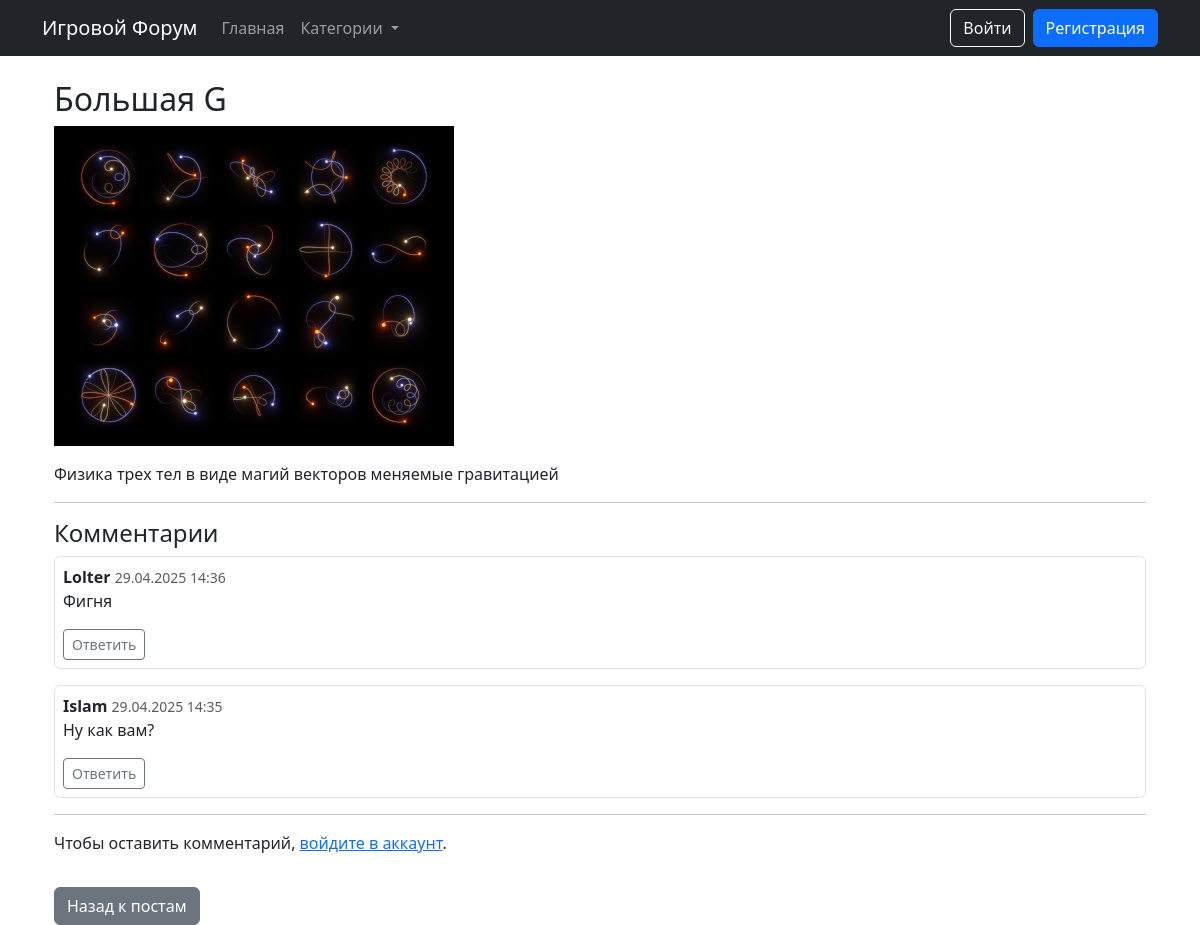
The app's page /posts/4/ with its own data.
### posts/models.py (models this page shows, shortened)
class Post(models.Model):
    CATEGORIES = (
        ('news', 'Новости'),
        ('guides', 'Гайды'),
        ('creations', 'Творчество'),
        ('bugs', 'Отчёты об ошибках'),
        ('ideas', 'Идеи'),
    )
    title = models.CharField(max_length=200)
    slug = models.SlugField(unique=True, blank=True)  # добавлено поле slug
    content = models.TextField()
    author = models.ForeignKey(User, on_delete=models.CASCADE)
    category = models.CharField(max_length=20, choices=CATEGORIES)
    tags = models.ManyToManyField(Tag, blank=True)
    created_at = models.DateTimeField(auto_now_add=True)
    updated_at = models.DateTimeField(auto_now=True)
    image = models.ImageField(upload_to='posts/', null=True, blank=True)
    views = models.PositiveIntegerField(default=0)
    is_published = models.BooleanField(default=True)
    def save(self, *args, **kwargs):
        if not self.slug:
            self.slug = slugify(self.title)  # генерируем slug из title
        super().save(*args, **kwargs)

### comments/models.py (models this page shows, shortened)
class Comment(models.Model):
    post = models.ForeignKey(Post, on_delete=models.CASCADE, related_name='comments')
    author = models.ForeignKey(User, on_delete=models.CASCADE)
    content = models.TextField()
    created_at = models.DateTimeField(auto_now_add=True)
    updated_at = models.DateTimeField(auto_now=True)
    parent = models.ForeignKey('self', null=True, blank=True, on_delete=models.CASCADE)

### accounts/models.py (models this page shows)
class User(AbstractUser):
    ROLES = (
        ('player', 'Игрок'),
        ('author', 'Автор контента'),
        ('developer', 'Разработчик'),
        ('moderator', 'Модератор'),
        ('admin', 'Администратор'),
    )
    role = models.CharField(max_length=20, choices=ROLES, default='player')
    avatar = models.ImageField(upload_to='avatars/', null=True, blank=True)
    bio = models.TextField(blank=True)
    groups = models.ManyToManyField(
        'auth.Group',
        verbose_name='groups',
        blank=True,
        help_text='The groups this user belongs to. A user will get all permissions granted to each of their groups.',
        related_name="custom_user_set",
        related_query_name="user",
    )
    user_permissions = models.ManyToManyField(
        'auth.Permission',
        verbose_name='user permissions',
        blank=True,
        help_text='Specific permissions for this user.',
        related_name="custom_user_set",
        related_query_name="user",
    )

### posts/views.py (the view)
# urls.py: path('<int:pk>/', views.post_detail, name='post_detail'),
def post_detail(request, pk):
    post = get_object_or_404(Post, pk=pk)
    post.views += 1
    post.save()
    comments = Comment.objects.filter(post=post, parent=None).order_by('-created_at')
    if request.method == 'POST':
        form = CommentForm(request.POST)
        if form.is_valid():
            comment = form.save(commit=False)
            comment.post = post
            comment.author = request.user
            comment.save()
            return redirect('post_detail', pk=post.pk)
    else:
        form = CommentForm()
    context = {
        'post': post,
        'comments': comments,
        'form': form
    }
    return render(request, 'posts/detail.html', context)

### templates/posts/detail.html (shortened to what this page needs)
{% extends 'base.html' %}
{% block content %}
<div class="container mt-4">
    <h2>{{ post.title }}</h2>
    {% if post.image %}
        <img src="{{ post.image.url }}" class="img-fluid mb-3" alt="{{ post.title }}">
    {% endif %}
    <p>{{ post.content }}</p>
    <hr>
    <h4>Комментарии</h4>
    {% for comment in comments %}
        <div class="mb-3 border rounded p-2">
            <strong>{{ comment.author }}</strong>
            <small class="text-muted">{{ comment.created_at|date:"d.m.Y H:i" }}</small>
            <p>{{ comment.content }}</p>
            <a href="{% url 'comments:reply_comment' comment.id %}" class="btn btn-sm btn-outline-secondary">Ответить</a>
        </div>
    {% empty %}
        <p>Комментариев пока нет.</p>
    {% endfor %}
    <hr>
    {% if user.is_authenticated %}
        <h5>Добавить комментарий</h5>
        <form method="post">
            {% csrf_token %}
            {{ form.as_p }}
            <button type="submit" class="btn btn-primary">Отправить</button>
        </form>
    {% else %}
        <p>Чтобы оставить комментарий, <a href="{% url 'login' %}">войдите в аккаунт</a>.</p>
    {% endif %}
    <a href="{% url 'post_list' %}" class="btn btn-secondary mt-3">Назад к постам</a>
</div>
{% endblock %}

### templates/base.html (shortened to what this page needs)
<!DOCTYPE html>
<html lang="ru">
<head>
    <link href="https://cdn.jsdelivr.net/npm/bootstrap@5.3.0/dist/css/bootstrap.min.css" rel="stylesheet">
</head>
<body>
    <nav class="navbar navbar-expand-lg navbar-dark bg-dark">
        <div class="container">
            <a class="navbar-brand" href="{% url 'post_list' %}">Игровой Форум</a>
            <div class="collapse navbar-collapse">
                <ul class="navbar-nav me-auto">
                    <li class="nav-item"><a class="nav-link" href="{% url 'post_list' %}">Главная</a></li>
                    <li class="nav-item dropdown">
                        <a class="nav-link dropdown-toggle" href="#" role="button" data-bs-toggle="dropdown">
                            Категории
                        </a>
                    </li>
                </ul>
                <div class="d-flex">
                    {% if user.is_authenticated %}
                        <a href="{% url 'accounts:profile' %}" class="btn btn-outline-light me-2">Профиль</a>
                        <a href="{% url 'accounts:logout' %}" class="btn btn-outline-light">Выйти</a>
                    {% else %}
                        <a href="{% url 'accounts:login' %}" class="btn btn-outline-light me-2">Войти</a>
                        <a href="{% url 'accounts:register' %}" class="btn btn-primary">Регистрация</a>
                    {% endif %}
                </div>
            </div>
        </div>
    </nav>
    <div class="container mt-4">
        {% block content %}{% endblock %}
    </div>
</body>
</html>

### records on screen
Post: title "Большая G", image (picture), content "Физика трех тел в виде магий векторов меняемые гравитацией"
Comment: author "Lolter", created_at "29.04.2025 14:36", content "Фигня"
Comment: author "Islam", created_at "29.04.2025 14:35", content "Ну как вам?"
